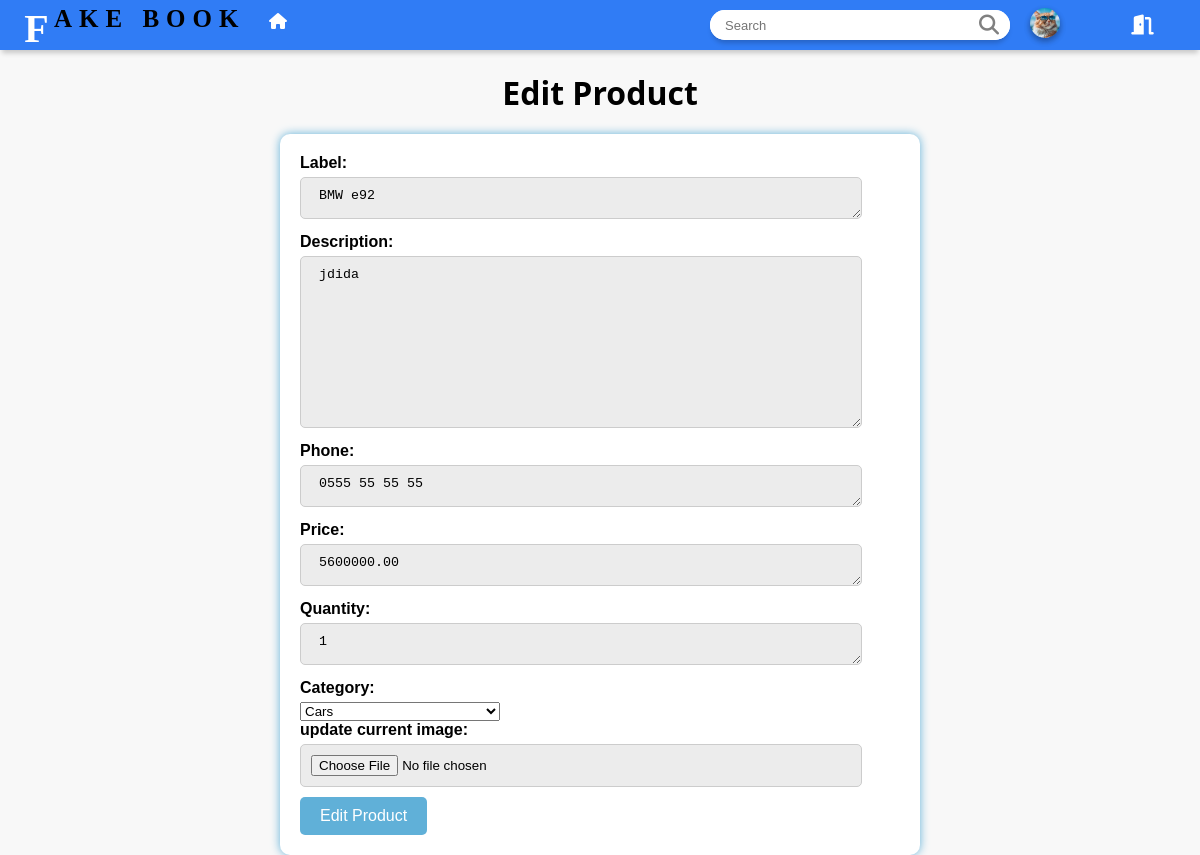
The app's page /marketplace/product/1/edit/ (signed in) with its own data.
### users/models.py (models this page shows, shortened)
class Profile(models.Model):
    user = models.OneToOneField(User , on_delete=models.CASCADE , related_name='profile')
    about = models.CharField(max_length=850 , null=True , blank=True)
    picture = models.ImageField(upload_to='profile-pictures' , default ='profile-pictures/default.jpg')
    friends = models.ManyToManyField(User , related_name="friends" , blank=True)

### marketplace/models.py (models this page shows, shortened)
class Product(models.Model):
    user = models.ForeignKey(User,  on_delete=models.CASCADE)
    label = models.CharField(max_length=50)
    price = models.DecimalField(max_digits=10,decimal_places=2)
    phone = PhoneNumberField()
    image = models.ImageField(upload_to=product_directory_path , blank=True)
    description = models.TextField(max_length=200)
    quantity = models.PositiveBigIntegerField(default=0)
    created_date = models.DateTimeField(auto_now_add=True)
    category = models.ForeignKey(Category, blank=True,null=True, on_delete=models.CASCADE)

class Category(models.Model):
    name = models.CharField(max_length=50)
    def __str__(self):
        return self.name

### marketplace/views.py (the view, shortened to what this page needs)
# urls.py: path('product/<int:pk>/edit/',views.EditProduct.as_view(),name="mp-edit"),
class EditProduct(LoginRequiredMixin,UpdateView):
    model = Product
    form_class = CreateProductForm
    template_name = "marketplace/edit_product.html"
    def get_queryset(self):
        queryset = Product.objects.filter(user=self.request.user)
        return queryset
    def get_context_data(self, **kwargs):
        context = super().get_context_data(**kwargs)
        context['product'] = self.get_object()
        return context

### marketplace/forms.py
class CreateProductForm(forms.ModelForm):
    class Meta:
        model = Product
        fields = ['label', 'price', 'description','quantity','phone','image' , 'category']

### marketplace/templates/marketplace/edit_product.html (shortened to what this page needs)
{% load static %}
<!DOCTYPE html>
<html lang="en">
<head>
    <link rel="stylesheet" href="{% static 'styles/marketplace/product-form.css' %}">
</head>
<body>
    <div style="height: 50px;" class="navbar">
        <ul class="nav1">
            <li>
                <div class="logo">
                    <div class="f">F</div>
                    <span style="margin-right: 10px;" class="book">ake book</span>
                    <a href="{% url 'blog:b-home' %}"><button class="btn notf"><i class="fa-solid fa-house"></i> </button></a>
                </div>
            </li>
            <div class="links">
            <li id="search">
                <form  action="{% url 'blog:b-search' %}" method="get" style="display: flex;">
                    <div style="background-color: white;display: flex;border-radius: 30px;width: 300px;">
                    <input id="input-s" type="search" name="query" placeholder="Search">
                    <button id="srch-btn" type="submit" value="Search"><i style="color: gray;" class="fa-solid fa-magnifying-glass fa-lg"></i></button>
                    </div>
                </form>
            </li>
            <li>
                <a href="{% url 'user:u-profile' user.username %}"><img class="img-pro" src="{{user.profile.picture.url}}"></a>
            </li>
            <li>
                <a href="{% url 'user:u-logout' %}"><button class=" btn logout"><i class="fa-solid fa-door-open fa-lg"></i></button></a>
            </li>
            </div>
        </ul>
    </div>
    <h1>Edit Product</h1>
    <form method="post" enctype="multipart/form-data" class="formm">
        <label for="text">Label:</label>
        <textarea type="text" id="title" name="label" placeholder="Label" required> {{product.label}} </textarea>
        <label for="content">Description:</label>
        <textarea id="content" name="description" placeholder="Description ....." > {{product.description}}  </textarea>
        <label for="text">Phone:</label>
        <textarea type="text" id="title" name="phone" placeholder="+213" required> {{product.phone}}  </textarea>
        <label for="text">Price:</label>
        <textarea type="text" id="title" name="price" placeholder="Price" required> {{product.price}}  </textarea>
        <label for="text">Quantity:</label>
        <textarea type="text" id="title" name="quantity" placeholder="Quantity" required> {{product.quantity}}  </textarea>
        <label for="text">Category:</label>
        <select class="mp-input" id="cars" name="category">
            <option value="{{product.category.id}}" selected disabled>{{product.category.name}} </option>
        </select>
        <label for="image">update current image:</label>
        <input type="file" id="image" name="image" accept="image/*" >
        <input type="submit" value="Edit Product">
    </form>
    </body>
    </html>

### static/styles/marketplace/product-form.css (style rules this page uses)
body { font-family: Arial, sans-serif; background-color: #f8f8f8; margin: 0; padding: 0; }
.formm { max-width: 600px; margin: 0 auto; background-color: #fff; padding: 20px; border-radius: 10px; box-shadow: 0 0 10px #60b0d8; }
h1 { font-family: system-ui, -apple-system, BlinkMacSystemFont, 'Segoe UI', Roboto, Oxygen, Ubuntu, Cantarell, 'Open Sans', 'Helvetica Neue', sans-serif; text-align: center; margin-bottom: 20px; }
label { display: block; font-weight: bold; margin-bottom: 5px; }
textarea, input[type="file"] { width: 90%; padding: 10px; margin-bottom: 10px; border: 1px solid #ccc; border-radius: 5px; background-color: #ececec; }
textarea { height: 150px; }
#title { height: 20px; }
input[type="submit"] { padding: 10px 20px; background-color: #60b0d8; color: #fff; border: none; border-radius: 5px; cursor: pointer; font-size: 16px; }
body .navbar { padding: 0; margin: 0; width: 100vw; height: 100vh; background-color: #ececec; }
.f { color:white; font-size: 40px; height: 30px; width: 20px; text-align: center; font-family: kk ; letter-spacing: 7px; display: flex; justify-content: center; margin-right: 4px; margin-bottom: 10px; }
.logo { padding-left: 30px; font-size: 25px; font-weight: bold; color:#000; text-transform: uppercase; display: flex; position: relative; font-family: ff ; letter-spacing: 7px; }
.links { display: flex; justify-content: space-around; gap: 10px; align-items: center; padding-right: 30px; }
.nav1 { padding: 0; margin: 0; display: flex; justify-content: space-between; gap: 30px; align-items: center; text-decoration: none; list-style-type:none; height: 50px; background-color:#307cf5; box-shadow: 0 5px 5px -2px rgba(0,0,0,.2); position: fixed; width: 100%; }
li { text-decoration: none; }
a { text-decoration: none; }
.btn { background-color: transparent; border-width: 0; cursor: pointer; width: 120px; height: 30px; border-radius: 30px; transition: background-color 0.3s ease; font-family: ff; font-size: 16px; color: #fff; font-weight: 500; }
i { color: white; margin-right: 5px; }
.notf,.logout { width: 50px; }
#srch-btn { background-color: white; border-width: 0; cursor: pointer; width: 40px; height: 30px; border-radius: 0px 30px 30px 0px; transition: background-color 0.3s ease; font-family: ff; font-size: 16px; color: #fff !important; font-weight: 500; }
#input-s { border-radius: 15px; margin-right: 5px; background-color: white; border: none; padding: 10px 15px; font-size: 13px; width: 100%; height: 30px; outline: none; }
#search { margin-right: 10px; border-radius: 30px; box-shadow: 0 5px 5px -2px rgba(0,0,0,.2); }
.img-pro { width: 30px; height: 30px; border-radius: 50%; box-shadow: rgba(0, 0, 0, 0.16) 0px 3px 6px, rgba(0, 0, 0, 0.23) 0px 3px 6px; margin-right: 50px; }

### records on screen
Product: label "BMW e92", description "jdida", phone "0555 55 55 55", price "5600000.00", quantity "1", category "Cars"
